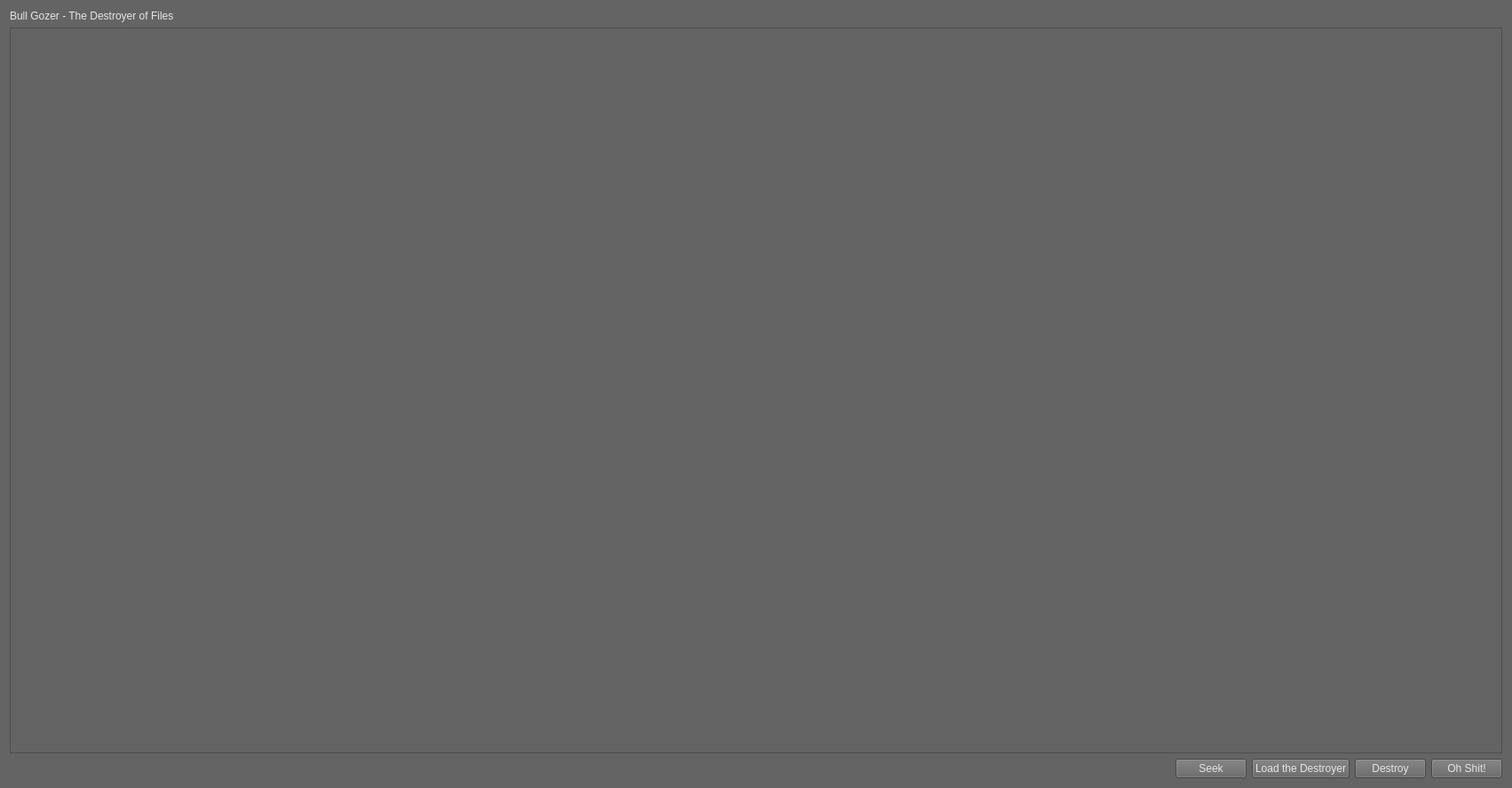
<?xml version="1.0" encoding="UTF-8"?>
<ui version="4.0">
 <class>Form</class>
 <widget class="QWidget" name="Form">
  <property name="geometry">
   <rect>
    <x>0</x>
    <y>0</y>
    <width>1703</width>
    <height>888</height>
   </rect>
  </property>
  <property name="windowTitle">
   <string>Form</string>
  </property>
  <property name="styleSheet">
   <string notr="true">background-color: rgb(100, 100, 100);
color: rgb(230, 230, 230);</string>
  </property>
  <layout class="QVBoxLayout" name="verticalLayout">
   <item>
    <widget class="QLabel" name="label">
     <property name="styleSheet">
      <string notr="true">font: 75 22pt &quot;BankGothic&quot;;</string>
     </property>
     <property name="text">
      <string>Bull Gozer - The Destroyer of Files</string>
     </property>
    </widget>
   </item>
   <item>
    <widget class="QPlainTextEdit" name="output_log"/>
   </item>
   <item>
    <layout class="QHBoxLayout" name="horizontalLayout">
     <item>
      <spacer name="horizontalSpacer">
       <property name="orientation">
        <enum>Qt::Horizontal</enum>
       </property>
       <property name="sizeHint" stdset="0">
        <size>
         <width>40</width>
         <height>20</height>
        </size>
       </property>
      </spacer>
     </item>
     <item>
      <widget class="QPushButton" name="seek_btn">
       <property name="text">
        <string>Seek</string>
       </property>
      </widget>
     </item>
     <item>
      <widget class="QPushButton" name="load_btn">
       <property name="text">
        <string>Load the Destroyer</string>
       </property>
      </widget>
     </item>
     <item>
      <widget class="QPushButton" name="destroy_btn">
       <property name="text">
        <string>Destroy</string>
       </property>
      </widget>
     </item>
     <item>
      <widget class="QPushButton" name="oh_shit_btn">
       <property name="text">
        <string>Oh Shit!</string>
       </property>
      </widget>
     </item>
    </layout>
   </item>
  </layout>
 </widget>
 <resources/>
 <connections/>
</ui>
